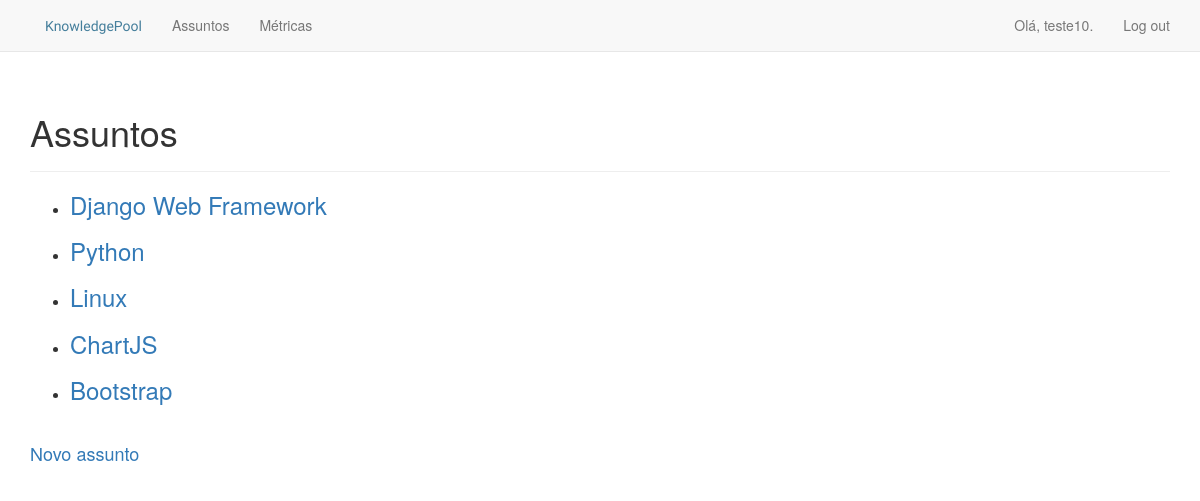
/assuntos (signed in), run on the app's committed database.
### knowledge_pool/models.py (models this page shows)
class Assunto(models.Model):
    titulo = models.CharField(max_length=200)
    descricao = models.TextField()
    data_criacao = models.DateTimeField(auto_now_add=True)
    dono = models.ForeignKey(User)
    def __str__(self):
        return self.titulo

### knowledge_pool/views.py (the view)
# urls.py: url(r'^assuntos$', views.assuntos, name='assuntos'),
@login_required
def assuntos(request):
    lista_assuntos = Assunto.objects.order_by('data_criacao')
    contexto = {'lista_assuntos': lista_assuntos}
    return render(request, 'knowledge_pool/assuntos.html', contexto)

### knowledge_pool/templates/knowledge_pool/assuntos.html
{% extends "knowledge_pool/base.html" %}
{% block header %}
    <h1>Assuntos</h1>
{% endblock header %}
{% block content %}
  <ul>
    {% for assunto in lista_assuntos  %}
      <li>
          <h3>
              <a href="{% url 'knowledge_pool:assunto' assunto.id %}">
                  {{ assunto }}
              </a>
          </h3>
      </li>
    {% empty %}
      <li>Nenhum assunto cadastrado até o momento.</li>
    {% endfor %}
  </ul>
  <br />
  <h4><a href="{% url 'knowledge_pool:novo_assunto' %}">Novo assunto</a></h4>
{% endblock content %}

### knowledge_pool/templates/knowledge_pool/base.html (shortened to what this page needs)
{% load bootstrap3 %}
{% load static %}
{% load staticfiles %}
<!DOCTYPE html>
<html lang="en">
    <head>
        <link rel="stylesheet" href="{% static 'css/knowledge_pool.css' %}">
        {% bootstrap_css %}
    </head>
    <body>
        <nav class="navbar navbar-default navbar-static-top">
            <div class="container">
                <div class="navbar-header">
                    <a class="navbar-brand, main-title" href="{% url 'knowledge_pool:index' %}">
                        KnowledgePool
                    </a>
                </div>
                <div id="navbar" class="navbar-collapse collapse">
                    <ul class="nav navbar-nav">
                        <li>
                            <a href="{% url 'knowledge_pool:assuntos' %}">Assuntos</a>
                        </li>
                        {% if user.is_authenticated %}
                        <li>
                            <a href="{% url 'knowledge_pool:graficos' %}">Métricas</a>
                        </li>
                        {% endif %}
                    </ul>
                    <ul class="nav navbar-nav navbar-right">
                        {% if user.is_authenticated %}
                            <li><a>Olá, {{ user.username }}.</a></li>
                            <li><a href="{% url 'users:logout' %}">Log out</a></li>
                        {% else %}
                            <li><a href="{% url 'users:register' %}">Cadastro</a></li>
                            <li><a href="{% url 'users:login' %}">Log in</a></li>
                        {% endif %}
                    </ul>
                </div>
            </div>
        </nav>
        <div class="container">
            <div class="page-header">
                {% block header %}
                {% endblock header %}
            </div>
            <div>
                {% block content %}
                {% endblock content %}
            </div>
        </div>
    </body>
</html>

### data on the page
Assunto: titulo "Django Web Framework"
Assunto: titulo "Python"
Assunto: titulo "Linux"
Assunto: titulo "ChartJS"
Assunto: titulo "Bootstrap"

### other printed values
{{ user.username }} "teste10"
